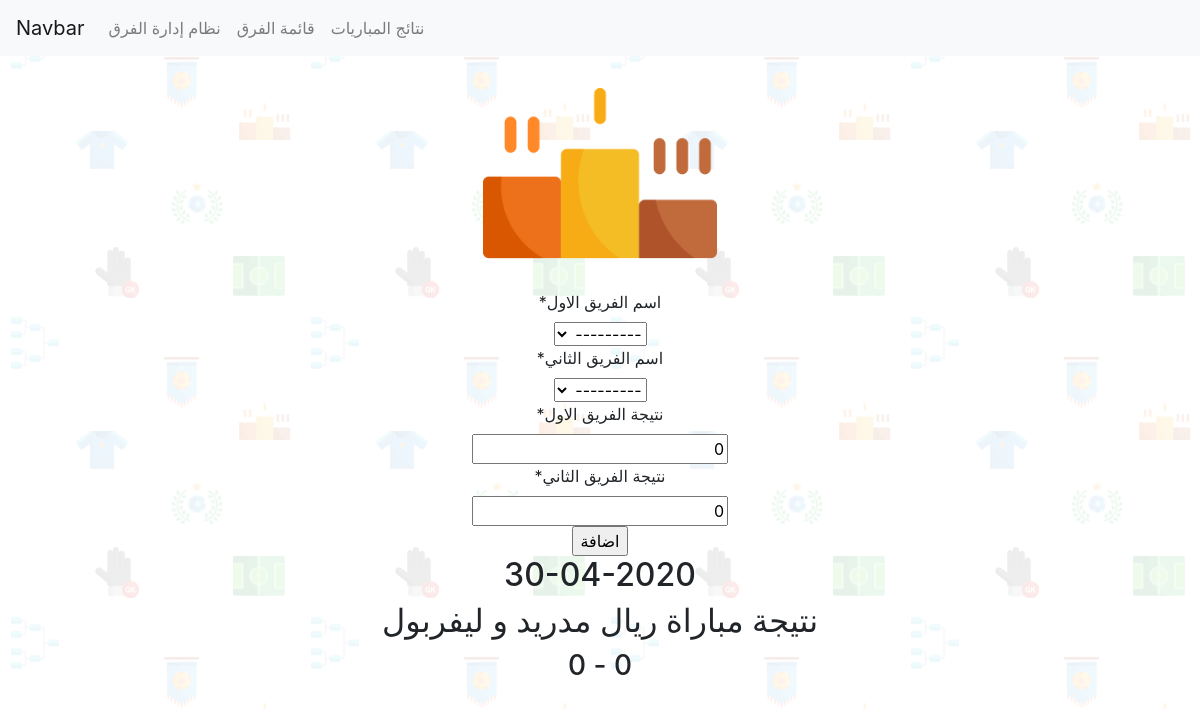
The page /scores/ on the database as committed earlier.
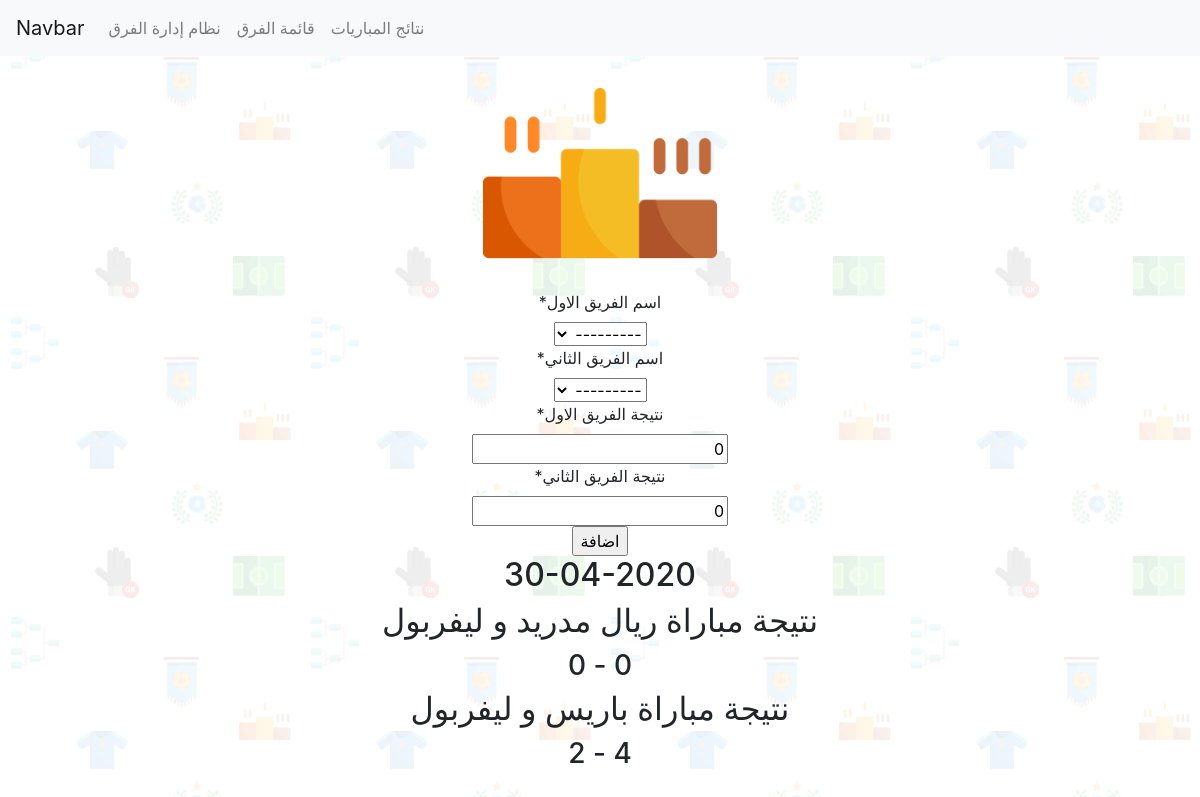
The same page on the database as committed later.
### teams/models.py (models this page shows, shortened)
class GameScore(models.Model):
    first_team_relation = models.ForeignKey(Team, related_name='first_team', null=True, on_delete=DO_NOTHING)
    second_team_relation = models.ForeignKey(Team, related_name='second_team', null=True, on_delete=DO_NOTHING)
    first_team_score = models.IntegerField(default=0)
    second_team_score = models.IntegerField(default=0)
    game_date = models.DateTimeField(auto_now=True)

class Team(models.Model):
    name = models.CharField(max_length=256, unique=True)
    details = models.TextField()
    def __str__(self):
        return self.name

### teams/views.py (the view, shortened to what this page needs)
# urls.py: url(r'^scores/$', ScoresListView.as_view(), name="scores-list-view"),
class ScoresListView(ListView):
    model = GameScore
    template_name = 'scores_list.html'
    context_object_name = 'scores'
    def get_context_data(self, **kwargs):
        context = super(ScoresListView, self).get_context_data(**kwargs)
        context['form'] = ScoreModelForm()
        return context

### teams/forms.py
class ScoreModelForm(ModelForm):
    def __init__(self, *args, **kwargs):
        super(ScoreModelForm, self).__init__(*args, **kwargs)
        self.helper = FormHelper(self)
        self.helper.add_input(Submit('submit', 'اضافة'))
    class Meta:
        model = GameScore
        exclude = ['game_date']  # get all fields except game_date
        labels = {
            'first_team_relation': 'اسم الفريق الاول',
            'second_team_relation': 'اسم الفريق الثاني',
            'first_team_score': 'نتيجة الفريق الاول',
            'second_team_score': 'نتيجة الفريق الثاني',
        }

### teams/templates/scores_list.html (shortened to what this page needs)
{% extends 'base.html' %}
{% load static %}
{% block content %}
    <div align="center">
        <img class="icon-width" src="{% static 'images/ic_game_score.png' %}" alt="">
    </div>
    <div align="center">
        {% include 'add_score.html' %}
    </div>
    {% for score in scores %}
        <div align="center">
            {% ifchanged %}
                <h2> {{ score.game_date|date:'d-m-Y' }} </h2>
            {% endifchanged %}
            <h2> نتيجة مباراة {{ score.first_team_relation.name }} و {{ score.second_team_relation.name }} </h2>
            <h3> {{ score.first_team_score }} - {{ score.second_team_score }} </h3>
        </div>
    {% endfor %}
{% endblock %}

Rows that differ between the two databases and show on the page:
added GameScore: first_team_relation.name "باريس", second_team_relation.name "ليفربول", second_team_score "2"
